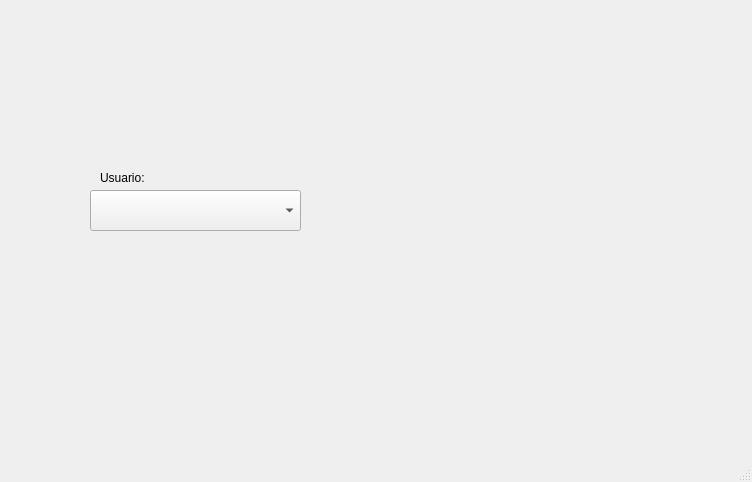
<?xml version="1.0" encoding="UTF-8"?>
<ui version="4.0">
 <class>MainWindow</class>
 <widget class="QMainWindow" name="MainWindow">
  <property name="geometry">
   <rect>
    <x>0</x>
    <y>0</y>
    <width>752</width>
    <height>482</height>
   </rect>
  </property>
  <property name="windowTitle">
   <string>MainWindow</string>
  </property>
  <widget class="QWidget" name="centralwidget">
   <widget class="QLabel" name="label">
    <property name="geometry">
     <rect>
      <x>20</x>
      <y>0</y>
      <width>191</width>
      <height>101</height>
     </rect>
    </property>
    <property name="text">
     <string/>
    </property>
    <property name="pixmap">
     <pixmap resource="../../Archivos/Recursos.qrc">:/Logos/log_uat_nuevo.png</pixmap>
    </property>
    <property name="scaledContents">
     <bool>true</bool>
    </property>
   </widget>
   <widget class="QLabel" name="label_4">
    <property name="geometry">
     <rect>
      <x>600</x>
      <y>0</y>
      <width>141</width>
      <height>101</height>
     </rect>
    </property>
    <property name="text">
     <string/>
    </property>
    <property name="pixmap">
     <pixmap resource="../../Archivos/Recursos.qrc">:/Logos/FIT_logo_vertical.png</pixmap>
    </property>
    <property name="scaledContents">
     <bool>true</bool>
    </property>
   </widget>
   <widget class="QLabel" name="label_5">
    <property name="geometry">
     <rect>
      <x>620</x>
      <y>350</y>
      <width>121</width>
      <height>71</height>
     </rect>
    </property>
    <property name="text">
     <string/>
    </property>
    <property name="pixmap">
     <pixmap resource="../../Archivos/Recursos.qrc">:/Ejercicios/ImagenGatoEuropeo.png</pixmap>
    </property>
    <property name="scaledContents">
     <bool>true</bool>
    </property>
   </widget>
   <widget class="QLabel" name="img_persona">
    <property name="geometry">
     <rect>
      <x>350</x>
      <y>140</y>
      <width>271</width>
      <height>131</height>
     </rect>
    </property>
    <property name="text">
     <string/>
    </property>
    <property name="pixmap">
     <pixmap resource="../../Archivos/Recursos.qrc">:/Ejercicios/ImagenGatoEuropeo.png</pixmap>
    </property>
    <property name="scaledContents">
     <bool>true</bool>
    </property>
   </widget>
   <widget class="QComboBox" name="combo_mascotas">
    <property name="geometry">
     <rect>
      <x>90</x>
      <y>190</y>
      <width>211</width>
      <height>41</height>
     </rect>
    </property>
   </widget>
   <widget class="QLabel" name="label_2">
    <property name="geometry">
     <rect>
      <x>100</x>
      <y>170</y>
      <width>58</width>
      <height>16</height>
     </rect>
    </property>
    <property name="text">
     <string>Usuario:</string>
    </property>
   </widget>
  </widget>
  <widget class="QMenuBar" name="menubar">
   <property name="geometry">
    <rect>
     <x>0</x>
     <y>0</y>
     <width>752</width>
     <height>37</height>
    </rect>
   </property>
  </widget>
  <widget class="QStatusBar" name="statusbar"/>
 </widget>
 <resources>
  <include location="../../Archivos/Recursos.qrc"/>
 </resources>
 <connections/>
</ui>
